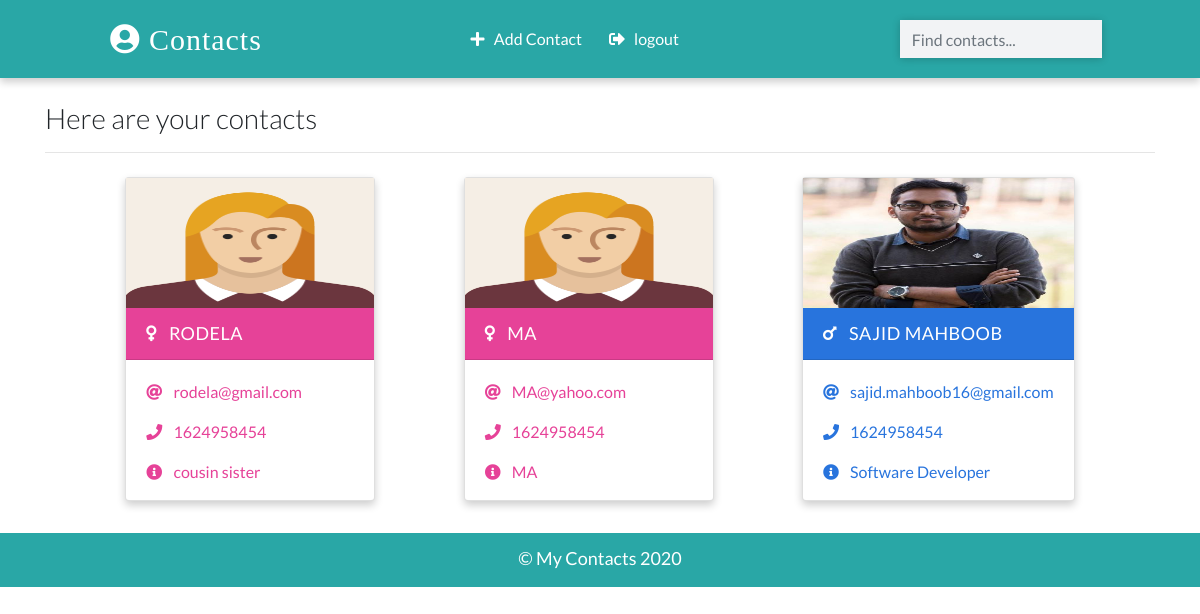
The app's page / (signed in) with its own data.
### cms/models.py (models this page shows, shortened)
class Contact(models.Model):
    manager = models.ForeignKey(User, on_delete = models.CASCADE, default = None)
    name = models.CharField(max_length=20)
    email = models.EmailField(max_length=100)
    phone = models.IntegerField()
    info = models.CharField(max_length=30)
    gender = models.CharField(max_length=50, choices=(
        ('male', 'Male'),
        ('female', 'Female'),
    ))
    image = models.ImageField(upload_to='images/', blank=True)
    date_added = models.DateTimeField(default = datetime.now)
    class Meta:
        ordering = ['-id']

### cms/views.py (the view)
# urls.py: path('', views.HomePageView.as_view(), name='home'),
class HomePageView(LoginRequiredMixin, ListView):
    template_name = 'index.html'
    model = Contact
    context_object_name = 'contacts'
    def get_queryset(self):
        contacts = super().get_queryset()
        return contacts.filter(manager = self.request.user)

### templates/index.html (shortened to what this page needs)
{% extends 'base.html' %}
{% load static %}
{% block main_content %}
    <div class="container">
      <h3 class="heading font-weight-light">Here are your contacts</h3>
      <hr />
    </div>
    <div class="container main-part">
      {% if contacts %}
        {% for contacts in contacts %}
            {% include 'partials/_card.html' %}
        {% endfor %}
      {% else %}
        <p class = "d-block font-weight-light my-2 heading">No contacts have been saved yet!</p>
      {% endif %}
    </div>
{% endblock main_content %}

### templates/partials/_card.html
{% load static %}
{% if contacts.gender == 'male' %}
    <div class="card my-2 mx-2 boy-card {% if 'detail' in request.path %} mx-auto w-25 {% endif %} ">
        <img src="{% if contacts.image %}
        {{contacts.image.url}}
        {% else %}
        {% static 'images/boy.png' %}
        {% endif %}" class="img-fluid" />
        <div class="card-header">
        <a href="{% url 'detail' contacts.id %}" class="text-white header-link"
            ><i class="fas fa-mars mr-2"></i> {{contacts.name}}</a>
        </div>
        <div class="card-body pb-0">
        <p>
            <i class="fas fa-at mr-2"></i>
            <a href="mailto:sajid.mahboob16@gmail.com">{{contacts.email}} </a>
        </p>
        <p>
            <i class="fas fa-phone mr-2"></i>
            <a href="tel:01624958454">{{contacts.phone}}</a>
        </p>
        <p><i class="fas fa-info-circle mr-2"></i> {{contacts.info}}</p>
        </div>
    </div>
{% else %}
    <div class="card my-2 mx-2 girl-card {% if 'detail' in request.path %} mx-auto w-25 {% endif %} ">
        <img src="{% static 'images/girl.png' %}" class="img-fluid" />
        <div class="card-header">
        <a href="{% url 'detail' contacts.id %}" class="text-white header-link"
            ><i class="fas fa-venus mr-2"></i> {{contacts.name}} </a
        >
        </div>
        <div class="card-body pb-0">
        <p>
            <i class="fas fa-at mr-2"></i>
            <a href="mailto:sajid.mahboob16@gmail.com">{{contacts.email}}</a>
        </p>
        <p>
            <i class="fas fa-phone mr-2"></i>
            <a href="tel:01624958454">{{contacts.phone}}</a>
        </p>
        <p><i class="fas fa-info-circle mr-2"></i> {{contacts.info}}</p>
        </div>
    </div>
 {% endif %}

### static/css/main.css (style rules this page uses)
:root { --back: #29a7a6; --girl: #e64298; --boy: #2874dd; }
body { font-family: Lato, sans-serif; }
.card { box-shadow: 0 4px 8px 0 rgba(0, 0, 0, 0.2); transition: 0.3s; min-width: 250px; box-sizing: border-box; }
img { height: 130px !important; }
.card-header { font-size: 18px; letter-spacing: 0.5px; text-transform: uppercase; }
.boy-card .card-header { background-color: var(--boy); }
.boy-card .card-body, .boy-card .card-body p a { color: var(--boy); }
.girl-card .card-header { background-color: var(--girl); }
.girl-card .card-body, .girl-card .card-body p a { color: var(--girl); }
.card-body p { cursor: pointer; }
.main-part { display: flex; flex-wrap: wrap; justify-content: space-evenly; }

### records on screen
Contact: name "RODELA", email "rodela@gmail.com", phone "1624958454", info "cousin sister"
Contact: name "MA", email "MA@yahoo.com", phone "1624958454", info "MA"
Contact: image (picture), name "SAJID MAHBOOB", email "sajid.mahboob16@gmail.com", phone "1624958454", info "Software Developer"
